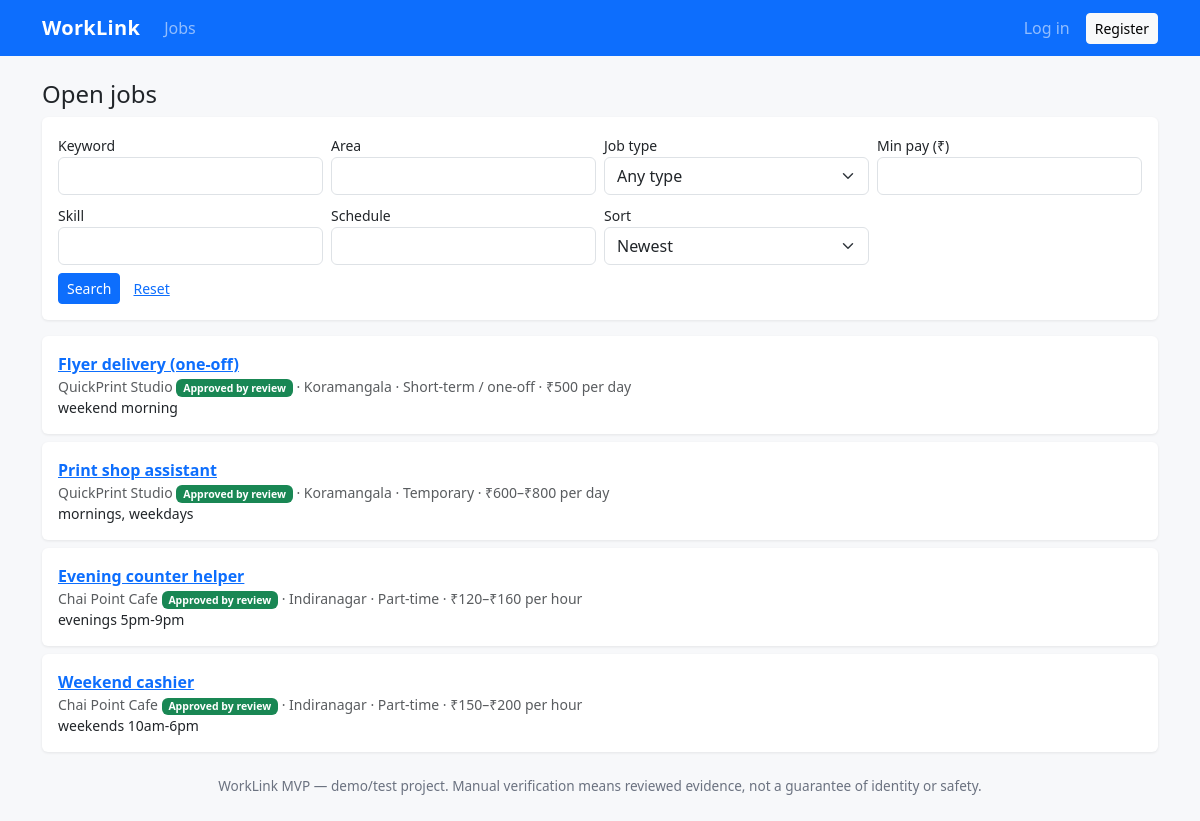
Screenshot of /jobs/ with the database file from the repository.
### jobs/models.py (models this page shows, shortened)
class Job(models.Model):
    class Status(models.TextChoices):
        DRAFT = "DRAFT", "Draft"
        PUBLISHED = "PUBLISHED", "Published"
        PAUSED = "PAUSED", "Paused"
        CLOSED = "CLOSED", "Closed"
        EXPIRED = "EXPIRED", "Expired"
        REMOVED = "REMOVED", "Removed by admin"
    class PayPeriod(models.TextChoices):
        HOUR = "HOUR", "per hour"
        DAY = "DAY", "per day"
        WEEK = "WEEK", "per week"
        MONTH = "MONTH", "per month"
    business = models.ForeignKey(BusinessProfile, on_delete=models.PROTECT, related_name="jobs")
    title = models.CharField(max_length=150)
    description = models.TextField()
    duties = models.TextField(blank=True)
    job_type = models.CharField(max_length=20, choices=JOB_TYPE_CHOICES)
    pay_min = models.PositiveIntegerField(help_text="Whole rupees")
    pay_max = models.PositiveIntegerField(help_text="Whole rupees")
    pay_period = models.CharField(max_length=10, choices=PayPeriod.choices, default=PayPeriod.HOUR)
    area = models.CharField(max_length=120, help_text="Approximate area, not the full address")
    schedule = models.CharField(max_length=200, help_text="e.g. weekends 10am-6pm, evenings")
    required_skills = models.TextField(blank=True, help_text="Comma-separated")
    vacancies = models.PositiveIntegerField(default=1, validators=[MinValueValidator(1)])
    status = models.CharField(max_length=12, choices=Status.choices, default=Status.DRAFT)
    closing_at = models.DateField(null=True, blank=True)
    created_at = models.DateTimeField(auto_now_add=True)
    objects = JobQuerySet.as_manager()
    class Meta:
        ordering = ["-created_at"]
        constraints = [
            models.CheckConstraint(condition=Q(pay_min__lte=F("pay_max")), name="job_pay_min_lte_max"),
        ]
    @property
    def pay_display(self):
        rng = f"₹{self.pay_min}" if self.pay_min == self.pay_max else f"₹{self.pay_min}–₹{self.pay_max}"
        return f"{rng} {self.get_pay_period_display()}"

### accounts/models.py (models this page shows, shortened)
class ReputationMixin:
    @property
    def reputation(self):
        """New users show 'New' (never a default perfect score)."""
        from django.db.models import Avg, Count
        from trust.models import Review
        agg = Review.objects.filter(target=self.user, moderation_status="PUBLISHED").aggregate(
            avg=Avg("rating"), n=Count("id")
        )
        if not agg["n"]:
            return "New"
        s = "" if agg["n"] == 1 else "s"
        return f"{agg['avg']:.1f}/5 ({agg['n']} review{s})"

class BusinessProfile(ReputationMixin, models.Model):
    user = models.OneToOneField(settings.AUTH_USER_MODEL, on_delete=models.CASCADE)
    business_name = models.CharField(max_length=150)
    category = models.CharField(max_length=100, blank=True, help_text="e.g. Cafe, Retail, Printing")
    area = models.CharField(max_length=120, blank=True, help_text="Public, approximate area")
    address = models.CharField(max_length=250, blank=True, help_text="Private. Not shown publicly.")
    phone = models.CharField(max_length=20, blank=True, validators=[phone_validator],
                             help_text="Private. Coordinator-mediated contact is the default.")
    description = models.TextField(blank=True)
    verification_status = models.CharField(max_length=20, choices=VerificationStatus.choices,
                                           default=VerificationStatus.NOT_SUBMITTED)
    created_at = models.DateTimeField(auto_now_add=True)
    updated_at = models.DateTimeField(auto_now=True)
    @property
    def is_verified(self):
        return self.verification_status == VerificationStatus.APPROVED

### jobs/views.py (the view)
# urls.py: path("", views.job_list, name="job_list"),
def job_list(request):
    role = get_role(request.user)
    if not request.user.is_authenticated and not settings.WORKLINK["PUBLIC_JOB_BROWSING"]:
        return redirect(f"{settings.LOGIN_URL}?next={request.path}")
    form = JobFilterForm(request.GET or None)
    qs = Job.objects.open().select_related("business")
    data = form.cleaned_data if form.is_valid() else {}
    if data.get("q"):
        q = data["q"]
        qs = qs.filter(Q(title__icontains=q) | Q(description__icontains=q))
    if data.get("area"):
        qs = qs.filter(area__icontains=data["area"])
    if data.get("job_type"):
        qs = qs.filter(job_type=data["job_type"])
    if data.get("min_pay") is not None:
        qs = qs.filter(pay_max__gte=data["min_pay"])
    if data.get("skill"):
        qs = qs.filter(required_skills__icontains=data["skill"])
    if data.get("schedule"):
        qs = qs.filter(schedule__icontains=data["schedule"])
    qs = qs.order_by("-created_at")
    worker = request.user.workerprofile if role == "worker" else None
    if worker and data.get("sort") == "match":
        jobs = list(qs[:MAX_SCORED])
        for j in jobs:
            j.match = score_job(worker, j)
        jobs.sort(key=lambda j: j.match.score, reverse=True)
        page = Paginator(jobs, 10).get_page(request.GET.get("page"))
    else:
        page = Paginator(qs, 10).get_page(request.GET.get("page"))
        if worker:
            for j in page:
                j.match = score_job(worker, j)
    params = request.GET.copy()
    params.pop("page", None)
    return render(request, "jobs/list.html", {"form": form, "page": page, "role": role,
                                              "querystring": params.urlencode()})

### jobs/forms.py
class JobFilterForm(BootstrapMixin, forms.Form):
    q = forms.CharField(required=False, label="Keyword")
    area = forms.CharField(required=False)
    job_type = forms.ChoiceField(required=False, choices=[("", "Any type")] + list(Job._meta.get_field("job_type").choices))
    min_pay = forms.IntegerField(required=False, min_value=0, label="Min pay (₹)")
    skill = forms.CharField(required=False)
    schedule = forms.CharField(required=False)
    sort = forms.ChoiceField(required=False, choices=[("new", "Newest"), ("match", "Best match")])

### accounts/permissions.py (called while the page is built, shortened)
def get_role(user):
    if not user.is_authenticated:
        return None

### jobs/models.py (called while the page is built)
    def open(self):
        return self.filter(status=Job.Status.PUBLISHED).filter(
            Q(closing_at__isnull=True) | Q(closing_at__gte=date.today())
        )

### notifications/context_processors.py (called while the page is built)
def unread_notifications(request):
    user = getattr(request, "user", None)
    if user is not None and user.is_authenticated:
        return {"unread_count": user.notifications.filter(is_read=False).count()}
    return {"unread_count": 0}

### templates/jobs/list.html (shortened to what this page needs)
{% extends "base.html" %}
{% load worklink %}
{% block content %}
<h1 class="h4">Open jobs</h1>
<form method="get" class="card card-body mb-3"><div class="row g-2">
  {% for f in form %}
    <div class="col-6 col-md-3"><label class="form-label small mb-0" for="{{ f.id_for_label }}">{{ f.label }}</label>{{ f }}</div>
  {% endfor %}
  <div class="col-12"><button class="btn btn-primary btn-sm">Search</button>
    <a class="btn btn-link btn-sm" href="{% url 'job_list' %}">Reset</a></div>
</div></form>
{% for j in page %}
  <div class="card mb-2"><div class="card-body d-flex justify-content-between align-items-start">
    <div>
      <a class="fw-semibold" href="{% url 'job_detail' j.pk %}">{{ j.title }}</a>
      <div class="small text-muted">{{ j.business.business_name }}
        {% if j.business.is_verified %}<span class="badge text-bg-success">Approved by review</span>{% endif %}
        · {{ j.area }} · {{ j.get_job_type_display }} · {{ j.pay_display }}</div>
      <div class="small">{{ j.schedule }}</div>
    </div>
  </div></div>
{% empty %}<p class="text-muted">No jobs match your filters.</p>{% endfor %}
{% endblock %}

### templates/base.html (shortened to what this page needs)
{% load static %}
<!doctype html>
<html lang="en">
<head>
  <link href="https://cdn.jsdelivr.net/npm/bootstrap@5.3.3/dist/css/bootstrap.min.css" rel="stylesheet">
  <link href="{% static 'css/site.css' %}" rel="stylesheet">
</head>
<body>
<nav class="navbar navbar-expand-lg navbar-dark bg-primary">
  <div class="container">
    <a class="navbar-brand" href="{% url 'home' %}">WorkLink</a>
    <div class="collapse navbar-collapse" id="nav">
      <ul class="navbar-nav me-auto">
        <li class="nav-item"><a class="nav-link" href="{% url 'job_list' %}">Jobs</a></li>
      </ul>
      <ul class="navbar-nav align-items-lg-center gap-lg-2">
        {% if user.is_authenticated %}
          <li class="nav-item"><a class="nav-link" href="{% url 'notification_list' %}">Notifications
            {% if unread_count %}<span class="badge text-bg-warning">{{ unread_count }}</span>{% endif %}</a></li>
          {% if not user.is_staff %}<li class="nav-item"><a class="nav-link" href="{% url 'profile' %}">Profile</a></li>{% endif %}
          <li class="nav-item">
            <form method="post" action="{% url 'logout' %}" class="d-inline">{% csrf_token %}
              <button class="btn btn-sm btn-outline-light">Log out</button></form>
          </li>
        {% else %}
          <li class="nav-item"><a class="nav-link" href="{% url 'login' %}">Log in</a></li>
          <li class="nav-item"><a class="btn btn-sm btn-light" href="{% url 'register' %}">Register</a></li>
        {% endif %}
      </ul>
    </div>
  </div>
</nav>
<main class="container my-4">
  {% block content %}{% endblock %}
</main>
<footer class="container my-4 text-center">
  WorkLink MVP — demo/test project. Manual verification means reviewed evidence, not a guarantee of identity or safety.
</footer>
</body>
</html>

### static/css/site.css (style rules this page uses)
body { background: #f7f8fa; }
.navbar-brand { font-weight: 700; letter-spacing: .3px; }
.card { border: 0; box-shadow: 0 1px 3px rgba(0,0,0,.08); }
footer { color: #6b7280; font-size: .85rem; }

### rows the page displays
Job: title "Flyer delivery (one-off)", business.business_name "QuickPrint Studio", shows "Approved by review", area "Koramangala", job_type "Short-term / one-off", pay_display "₹500 per day", schedule "weekend morning"
Job: title "Print shop assistant", business.business_name "QuickPrint Studio", shows "Approved by review", area "Koramangala", job_type "Temporary", pay_display "₹600–₹800 per day", schedule "mornings, weekdays"
Job: title "Evening counter helper", business.business_name "Chai Point Cafe", shows "Approved by review", area "Indiranagar", job_type "Part-time", pay_display "₹120–₹160 per hour", schedule "evenings 5pm-9pm"
Job: title "Weekend cashier", business.business_name "Chai Point Cafe", shows "Approved by review", area "Indiranagar", job_type "Part-time", pay_display "₹150–₹200 per hour", schedule "weekends 10am-6pm"

### other values shown
{{ f.label }} "Keyword" "Area" "Job type" "Min pay (₹)" "Skill" "Schedule" "Sort"
